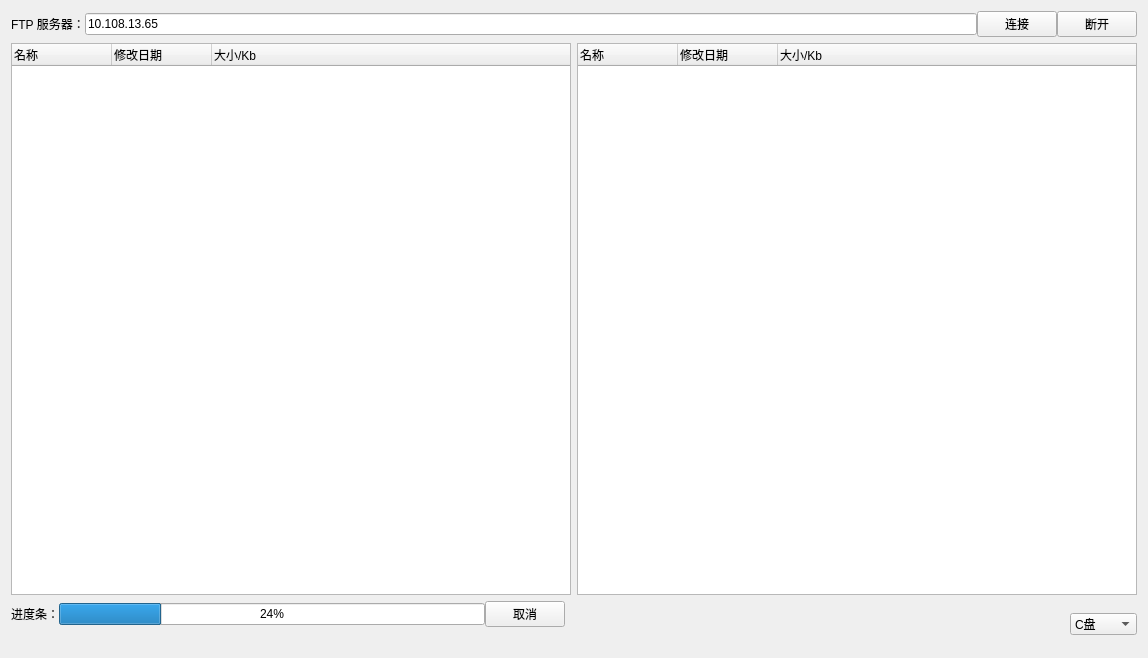
<?xml version="1.0" encoding="UTF-8"?>
<ui version="4.0">
 <class>Ftp</class>
 <widget class="QWidget" name="Ftp">
  <property name="geometry">
   <rect>
    <x>0</x>
    <y>0</y>
    <width>1144</width>
    <height>658</height>
   </rect>
  </property>
  <property name="windowTitle">
   <string>Form</string>
  </property>
  <layout class="QGridLayout" name="gridLayout_5">
   <item row="0" column="0" colspan="3">
    <widget class="QWidget" name="widget_6" native="true">
     <layout class="QGridLayout" name="gridLayout_3">
      <property name="leftMargin">
       <number>0</number>
      </property>
      <property name="topMargin">
       <number>0</number>
      </property>
      <property name="rightMargin">
       <number>0</number>
      </property>
      <property name="bottomMargin">
       <number>0</number>
      </property>
      <property name="spacing">
       <number>0</number>
      </property>
      <item row="0" column="2">
       <widget class="QWidget" name="widget" native="true">
        <layout class="QGridLayout" name="gridLayout_4">
         <property name="leftMargin">
          <number>0</number>
         </property>
         <property name="topMargin">
          <number>0</number>
         </property>
         <property name="rightMargin">
          <number>0</number>
         </property>
         <property name="bottomMargin">
          <number>0</number>
         </property>
         <property name="spacing">
          <number>0</number>
         </property>
         <item row="0" column="0">
          <widget class="QPushButton" name="pushButton_connect">
           <property name="styleSheet">
            <string notr="true">font: 9pt &quot;微软雅黑&quot;;</string>
           </property>
           <property name="text">
            <string>连接</string>
           </property>
          </widget>
         </item>
         <item row="0" column="1">
          <widget class="QPushButton" name="pushButton_diconnect">
           <property name="styleSheet">
            <string notr="true">font: 9pt &quot;微软雅黑&quot;;</string>
           </property>
           <property name="text">
            <string>断开</string>
           </property>
          </widget>
         </item>
        </layout>
       </widget>
      </item>
      <item row="0" column="0">
       <widget class="QLabel" name="label_3">
        <property name="styleSheet">
         <string notr="true">font: 9pt &quot;微软雅黑&quot;;</string>
        </property>
        <property name="text">
         <string>FTP 服务器：</string>
        </property>
       </widget>
      </item>
      <item row="0" column="1">
       <widget class="QLineEdit" name="lineEdit">
        <property name="styleSheet">
         <string notr="true">font: 9pt &quot;微软雅黑&quot;;</string>
        </property>
        <property name="text">
         <string>10.108.13.65</string>
        </property>
       </widget>
      </item>
     </layout>
    </widget>
   </item>
   <item row="1" column="0" colspan="2">
    <widget class="QWidget" name="widget_5" native="true">
     <layout class="QGridLayout" name="gridLayout">
      <property name="leftMargin">
       <number>0</number>
      </property>
      <property name="topMargin">
       <number>0</number>
      </property>
      <property name="rightMargin">
       <number>0</number>
      </property>
      <property name="bottomMargin">
       <number>0</number>
      </property>
      <property name="spacing">
       <number>0</number>
      </property>
      <item row="0" column="0">
       <widget class="QTreeWidget" name="treeWidget_ftp">
        <property name="sizePolicy">
         <sizepolicy hsizetype="MinimumExpanding" vsizetype="MinimumExpanding">
          <horstretch>0</horstretch>
          <verstretch>0</verstretch>
         </sizepolicy>
        </property>
        <property name="minimumSize">
         <size>
          <width>560</width>
          <height>537</height>
         </size>
        </property>
        <property name="styleSheet">
         <string notr="true">font: 9pt &quot;微软雅黑&quot;;</string>
        </property>
        <property name="autoScrollMargin">
         <number>16</number>
        </property>
        <column>
         <property name="text">
          <string>名称</string>
         </property>
        </column>
        <column>
         <property name="text">
          <string>修改日期</string>
         </property>
        </column>
        <column>
         <property name="text">
          <string>大小/Kb</string>
         </property>
        </column>
       </widget>
      </item>
     </layout>
    </widget>
   </item>
   <item row="1" column="2">
    <widget class="QWidget" name="widget_7" native="true">
     <layout class="QGridLayout" name="gridLayout_2">
      <property name="leftMargin">
       <number>0</number>
      </property>
      <property name="topMargin">
       <number>0</number>
      </property>
      <property name="rightMargin">
       <number>0</number>
      </property>
      <property name="bottomMargin">
       <number>0</number>
      </property>
      <property name="spacing">
       <number>0</number>
      </property>
      <item row="0" column="0">
       <widget class="QTreeWidget" name="treeWidget_localfile">
        <property name="sizePolicy">
         <sizepolicy hsizetype="MinimumExpanding" vsizetype="MinimumExpanding">
          <horstretch>0</horstretch>
          <verstretch>0</verstretch>
         </sizepolicy>
        </property>
        <property name="minimumSize">
         <size>
          <width>560</width>
          <height>537</height>
         </size>
        </property>
        <property name="styleSheet">
         <string notr="true">font: 9pt &quot;微软雅黑&quot;;</string>
        </property>
        <column>
         <property name="text">
          <string>名称</string>
         </property>
        </column>
        <column>
         <property name="text">
          <string>修改日期</string>
         </property>
        </column>
        <column>
         <property name="text">
          <string>大小/Kb</string>
         </property>
        </column>
       </widget>
      </item>
     </layout>
    </widget>
   </item>
   <item row="2" column="0">
    <widget class="QWidget" name="widget_10" native="true">
     <layout class="QGridLayout" name="gridLayout_10">
      <property name="leftMargin">
       <number>0</number>
      </property>
      <property name="topMargin">
       <number>0</number>
      </property>
      <property name="rightMargin">
       <number>0</number>
      </property>
      <property name="bottomMargin">
       <number>0</number>
      </property>
      <property name="spacing">
       <number>0</number>
      </property>
      <item row="0" column="0">
       <widget class="QLabel" name="label_4">
        <property name="styleSheet">
         <string notr="true">font: 9pt &quot;微软雅黑&quot;;</string>
        </property>
        <property name="text">
         <string>进度条：</string>
        </property>
       </widget>
      </item>
      <item row="0" column="1">
       <widget class="QProgressBar" name="progressBar">
        <property name="styleSheet">
         <string notr="true">font: 9pt &quot;微软雅黑&quot;;</string>
        </property>
        <property name="value">
         <number>24</number>
        </property>
       </widget>
      </item>
      <item row="0" column="2">
       <widget class="QPushButton" name="pushButton_canceldownload">
        <property name="styleSheet">
         <string notr="true">font: 9pt &quot;微软雅黑&quot;;</string>
        </property>
        <property name="text">
         <string>取消</string>
        </property>
       </widget>
      </item>
     </layout>
    </widget>
   </item>
   <item row="2" column="2" rowspan="2">
    <widget class="QWidget" name="widget_8" native="true">
     <layout class="QGridLayout" name="gridLayout_7">
      <property name="leftMargin">
       <number>0</number>
      </property>
      <property name="topMargin">
       <number>0</number>
      </property>
      <property name="rightMargin">
       <number>0</number>
      </property>
      <property name="bottomMargin">
       <number>0</number>
      </property>
      <property name="spacing">
       <number>0</number>
      </property>
      <item row="0" column="0">
       <spacer name="horizontalSpacer_6">
        <property name="orientation">
         <enum>Qt::Horizontal</enum>
        </property>
        <property name="sizeHint" stdset="0">
         <size>
          <width>40</width>
          <height>20</height>
         </size>
        </property>
       </spacer>
      </item>
      <item row="0" column="1">
       <widget class="QComboBox" name="comboBox">
        <property name="minimumSize">
         <size>
          <width>67</width>
          <height>0</height>
         </size>
        </property>
        <property name="styleSheet">
         <string notr="true">font: 9pt &quot;微软雅黑&quot;;</string>
        </property>
        <item>
         <property name="text">
          <string>C盘</string>
         </property>
         <property name="icon">
          <iconset resource="res.qrc">
           <normaloff>:/images/c.jpg</normaloff>:/images/c.jpg</iconset>
         </property>
        </item>
        <item>
         <property name="text">
          <string>D盘</string>
         </property>
         <property name="icon">
          <iconset resource="res.qrc">
           <normaloff>:/images/d.jpg</normaloff>:/images/d.jpg</iconset>
         </property>
        </item>
        <item>
         <property name="text">
          <string>E盘</string>
         </property>
         <property name="icon">
          <iconset resource="res.qrc">
           <normaloff>:/images/d.jpg</normaloff>:/images/d.jpg</iconset>
         </property>
        </item>
        <item>
         <property name="text">
          <string>F盘</string>
         </property>
         <property name="icon">
          <iconset resource="res.qrc">
           <normaloff>:/images/d.jpg</normaloff>:/images/d.jpg</iconset>
         </property>
        </item>
       </widget>
      </item>
     </layout>
    </widget>
   </item>
   <item row="3" column="0">
    <widget class="QLabel" name="label_status">
     <property name="styleSheet">
      <string notr="true">font: 9pt &quot;微软雅黑&quot;;</string>
     </property>
     <property name="text">
      <string/>
     </property>
    </widget>
   </item>
  </layout>
 </widget>
 <resources>
  <include location="res.qrc"/>
 </resources>
 <connections/>
</ui>
